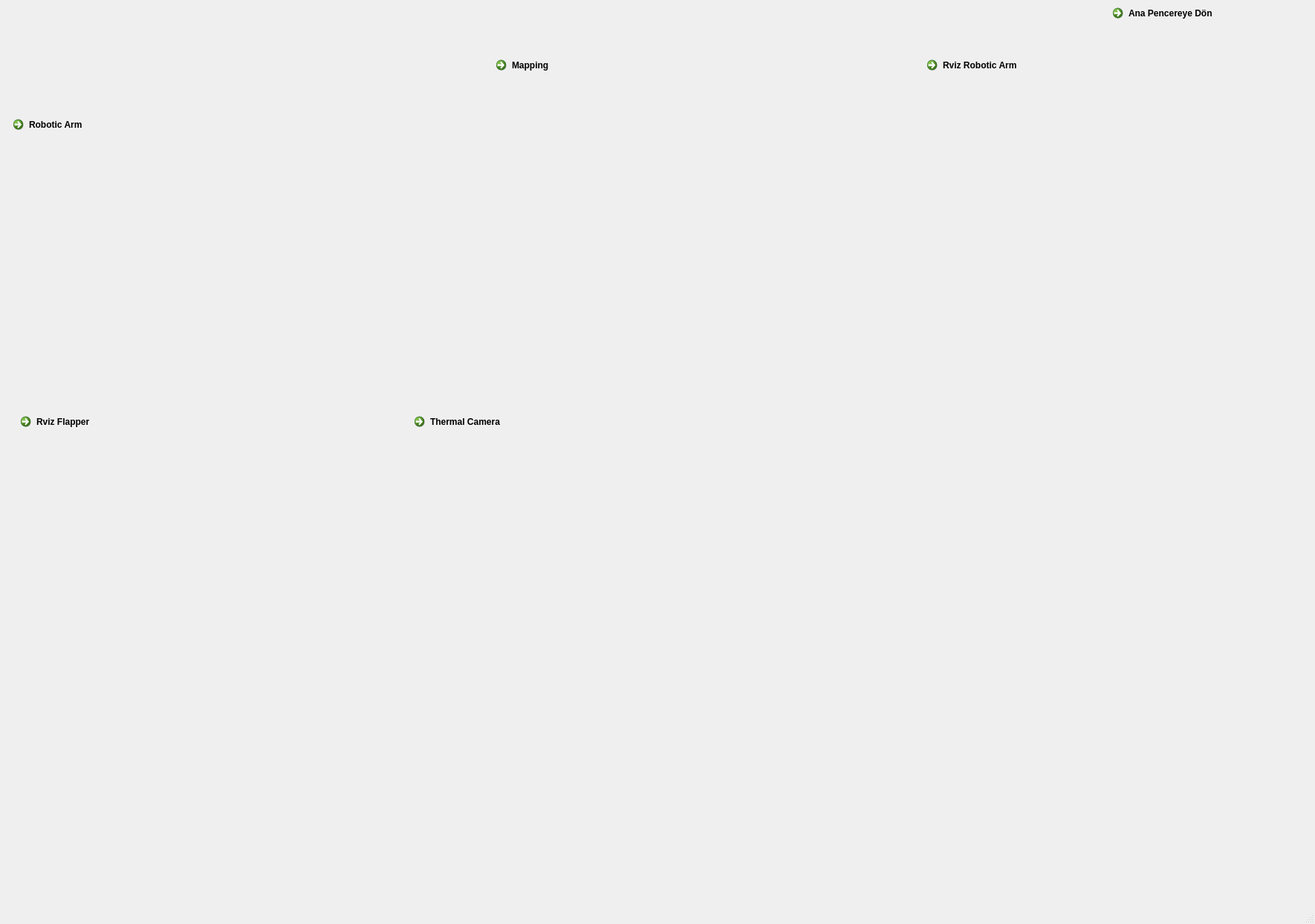
<?xml version="1.0" encoding="UTF-8"?>
<ui version="4.0">
 <class>MainWindow</class>
 <widget class="QMainWindow" name="MainWindow">
  <property name="geometry">
   <rect>
    <x>0</x>
    <y>0</y>
    <width>1770</width>
    <height>1244</height>
   </rect>
  </property>
  <property name="windowTitle">
   <string>MainWindow</string>
  </property>
  <widget class="QWidget" name="centralwidget">
   <widget class="QCommandLinkButton" name="commandLinkButton">
    <property name="geometry">
     <rect>
      <x>10</x>
      <y>150</y>
      <width>222</width>
      <height>48</height>
     </rect>
    </property>
    <property name="text">
     <string>Robotic Arm</string>
    </property>
   </widget>
   <widget class="QCommandLinkButton" name="commandLinkButton_2">
    <property name="geometry">
     <rect>
      <x>660</x>
      <y>70</y>
      <width>222</width>
      <height>48</height>
     </rect>
    </property>
    <property name="text">
     <string>Mapping</string>
    </property>
   </widget>
   <widget class="QCommandLinkButton" name="commandLinkButton_3">
    <property name="geometry">
     <rect>
      <x>550</x>
      <y>550</y>
      <width>222</width>
      <height>48</height>
     </rect>
    </property>
    <property name="text">
     <string>Thermal Camera</string>
    </property>
   </widget>
   <widget class="QCommandLinkButton" name="commandLinkButton_4">
    <property name="geometry">
     <rect>
      <x>20</x>
      <y>550</y>
      <width>222</width>
      <height>48</height>
     </rect>
    </property>
    <property name="text">
     <string>Rviz Flapper</string>
    </property>
   </widget>
   <widget class="QCommandLinkButton" name="commandLinkButton_5">
    <property name="geometry">
     <rect>
      <x>1240</x>
      <y>70</y>
      <width>222</width>
      <height>48</height>
     </rect>
    </property>
    <property name="text">
     <string>Rviz Robotic Arm</string>
    </property>
   </widget>
   <widget class="QCommandLinkButton" name="commandLinkButton_6">
    <property name="geometry">
     <rect>
      <x>1490</x>
      <y>0</y>
      <width>271</width>
      <height>61</height>
     </rect>
    </property>
    <property name="text">
     <string>Ana Pencereye Dön</string>
    </property>
   </widget>
   <widget class="QLabel" name="label_3">
    <property name="geometry">
     <rect>
      <x>20</x>
      <y>40</y>
      <width>621</width>
      <height>91</height>
     </rect>
    </property>
    <property name="text">
     <string/>
    </property>
    <property name="pixmap">
     <pixmap resource="photos.qrc">:/photos/others/logo.png</pixmap>
    </property>
   </widget>
   <widget class="QLabel" name="label_4">
    <property name="geometry">
     <rect>
      <x>20</x>
      <y>610</y>
      <width>441</width>
      <height>291</height>
     </rect>
    </property>
    <property name="text">
     <string/>
    </property>
    <property name="pixmap">
     <pixmap resource="photos.qrc">:/photos/others/Simulation-of-Engineer-main-body-in-Gazebo-left-and-in-RViz-right-Imaginary-wheels.png</pixmap>
    </property>
   </widget>
   <widget class="QLabel" name="label_6">
    <property name="geometry">
     <rect>
      <x>660</x>
      <y>120</y>
      <width>500</width>
      <height>432</height>
     </rect>
    </property>
    <property name="text">
     <string/>
    </property>
    <property name="pixmap">
     <pixmap resource="photos.qrc">:/photos/others/Mapping.png</pixmap>
    </property>
   </widget>
   <widget class="QLabel" name="label">
    <property name="geometry">
     <rect>
      <x>10</x>
      <y>200</y>
      <width>500</width>
      <height>280</height>
     </rect>
    </property>
    <property name="text">
     <string/>
    </property>
    <property name="pixmap">
     <pixmap resource="photos.qrc">:/photos/others/itü-rake-robotik-.jpg</pixmap>
    </property>
   </widget>
   <widget class="QLabel" name="label_10">
    <property name="geometry">
     <rect>
      <x>1250</x>
      <y>120</y>
      <width>450</width>
      <height>468</height>
     </rect>
    </property>
    <property name="text">
     <string/>
    </property>
    <property name="pixmap">
     <pixmap resource="photos.qrc">:/photos/others/visualizing_collisions_tutorial_screen.png</pixmap>
    </property>
   </widget>
   <widget class="QLabel" name="label_9">
    <property name="geometry">
     <rect>
      <x>550</x>
      <y>610</y>
      <width>550</width>
      <height>308</height>
     </rect>
    </property>
    <property name="text">
     <string/>
    </property>
    <property name="pixmap">
     <pixmap resource="photos.qrc">:/photos/others/screen-2.jpg</pixmap>
    </property>
   </widget>
  </widget>
  <widget class="QMenuBar" name="menubar">
   <property name="geometry">
    <rect>
     <x>0</x>
     <y>0</y>
     <width>1770</width>
     <height>26</height>
    </rect>
   </property>
  </widget>
  <widget class="QStatusBar" name="statusbar"/>
 </widget>
 <resources>
  <include location="photos.qrc"/>
 </resources>
 <connections/>
</ui>
